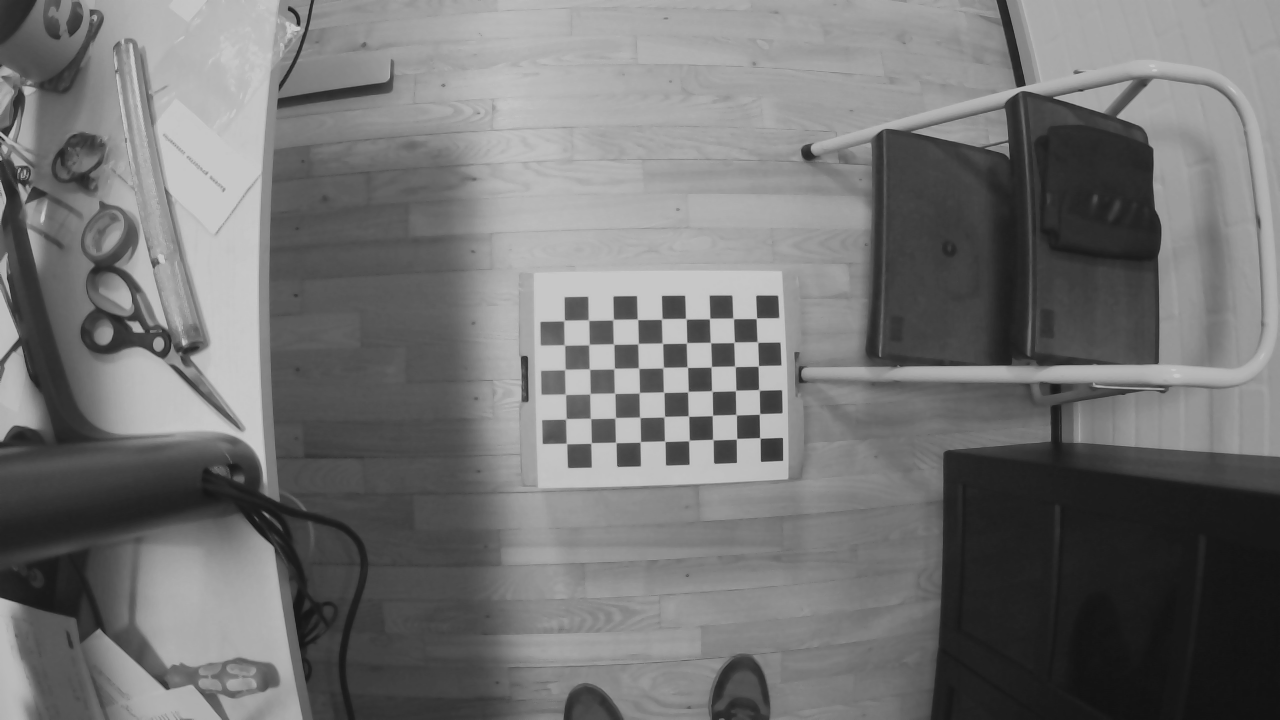
#> input picture week4/project/mynteye/left-0001.png, 1280 x 720 px, given as the content of the folder rs, which was not available
$ jupyter execute --allow-errors rs.ipynb   (older library calls are emulated)
#> lines starting #> are read from the running program, lines starting #| are printed output that depends on the picture; after the words box and inside, x2 and y2 are one past the last pixel; in counts of white or black regions, pixels touching at a corner belong together; pictures that were not available may be replaced by others from this repository, and a replacement may not be noted
[cell 1]
import glob
import matplotlib.pyplot as plt
import cv2
import numpy as np

[cell 2]
# [10 lines of commented-out code are left out]

[cell 3]
img_files = glob.glob('rs/left*')

# prepare object points, like (0,0,0), (1,0,0), (2,0,0) ....,(6,5,0)
objp = np.zeros((9*6,3), np.float32)
objp[:,:2] = np.mgrid[0:6,0:9].T.reshape(-1,2)

# termination criteria
criteria = (cv2.TERM_CRITERIA_EPS + cv2.TERM_CRITERIA_MAX_ITER, 30, 0.001)

# Arrays to store object points and image points from all the images.
left_objpoints = [] # 3d point in real world space
left_imgpoints = [] # 2d points in image plane.

for fname in img_files:
    img = cv2.imread(fname)
#> img is the input picture: shape (720, 1280, 3); min 18, max 201, mean 115.2
    gray = cv2.cvtColor(img, cv2.COLOR_BGR2GRAY)
    # Find the chess board corners
    ret, corners = cv2.findChessboardCorners(gray, (6,9), None)
#> ret = True; corners = 54 rows, first 8: [756.3, 318.3], [757.7, 342.3], [758.3, 365.8], [759, 389.9], [759.5, 414], [760, 438], [733.5, 318.6], [734, 342.3]
    # If found, add object points, image points (after refining them)
    if ret == True:
        left_objpoints.append(objp)
        corners2 = cv2.cornerSubPix(gray, corners, (11,11), (-1,-1), criteria)
#> corners2 = 54 rows, first 8: [756.4, 318.3], [757.4, 342], [758.3, 365.9], [758.9, 389.9], [759.5, 413.9], [759.9, 437.9], [733.2, 318.4], [734.1, 342.3]
        left_imgpoints.append(corners)
        # Draw and display the corners
        cv2.drawChessboardCorners(img, (6,9), corners2, ret)
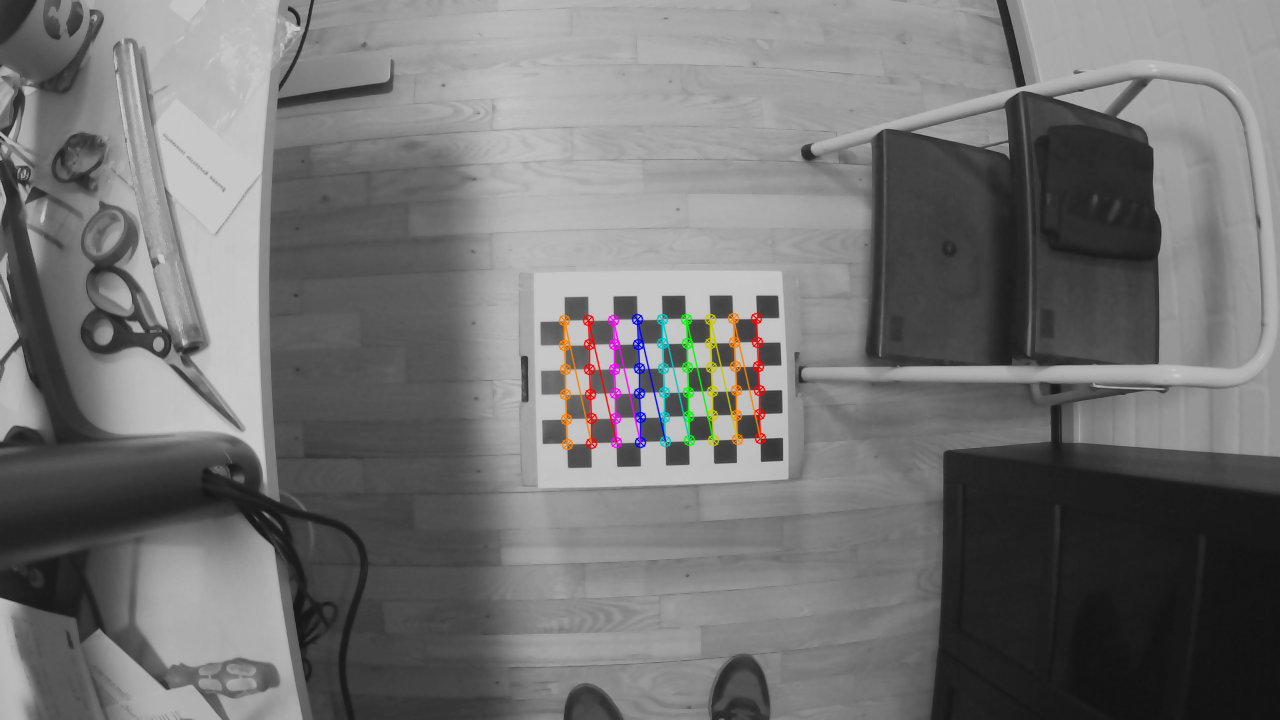
#> img: shape (720, 1280, 3); 1.11% of pixels changed, all inside (x1, y1, x2, y2) = (558, 312, 767, 451)
plt.figure(figsize=(10,10))
plt.imshow(img)

[cell 4]
ret, mtx, dist, rvecs, tvecs = cv2.calibrateCamera(left_objpoints, left_imgpoints, gray.shape[::-1], None, None)
#> ret = 0.07; mtx = [[630.7, 0, 588.9], [0, 631.1, 382.7], [0, 0, 1]]; dist = [[-0.456, 1.9, -0.00547, 0.0186, -7.97]]; rvecs = ([-0.0623, 8.18e-05, 1.55],); tvecs = ([6.97, -2.69, 25.92],)

[cell 5]
left_ret, left_mtx, left_dist, left_rvecs, left_tvecs = ret, mtx, dist, rvecs, tvecs
#> left_ret = 0.07; left_mtx = [[630.7, 0, 588.9], [0, 631.1, 382.7], [0, 0, 1]]; left_dist = [[-0.456, 1.9, -0.00547, 0.0186, -7.97]]; left_rvecs = ([-0.0623, 8.18e-05, 1.55],); left_tvecs = ([6.97, -2.69, 25.92],)
img = cv2.imread(img_files[0])
h,  w = img.shape[:2]
#> h = 720; w = 1280
left_newcameramtx,left_roi = cv2.getOptimalNewCameraMatrix(mtx, dist, (w,h), 1, (w,h))
#> left_newcameramtx = [[630.7, 0, 588.9], [0, 631.1, 382.7], [0, 0, 1]]; left_roi = (0, 0, 1279, 719)
left_newcameramtx,left_roi
#> Out = ([[630.7, 0, 588.9], [0, 631.1, 382.7], [0, 0, 1]], (0, 0, 1279, 719))

[cell 6]
np.savez('left.npz',left_mtx,left_dist,left_newcameramtx,left_roi)

[cell 7]
img = cv2.imread('rs/left-0000.png')
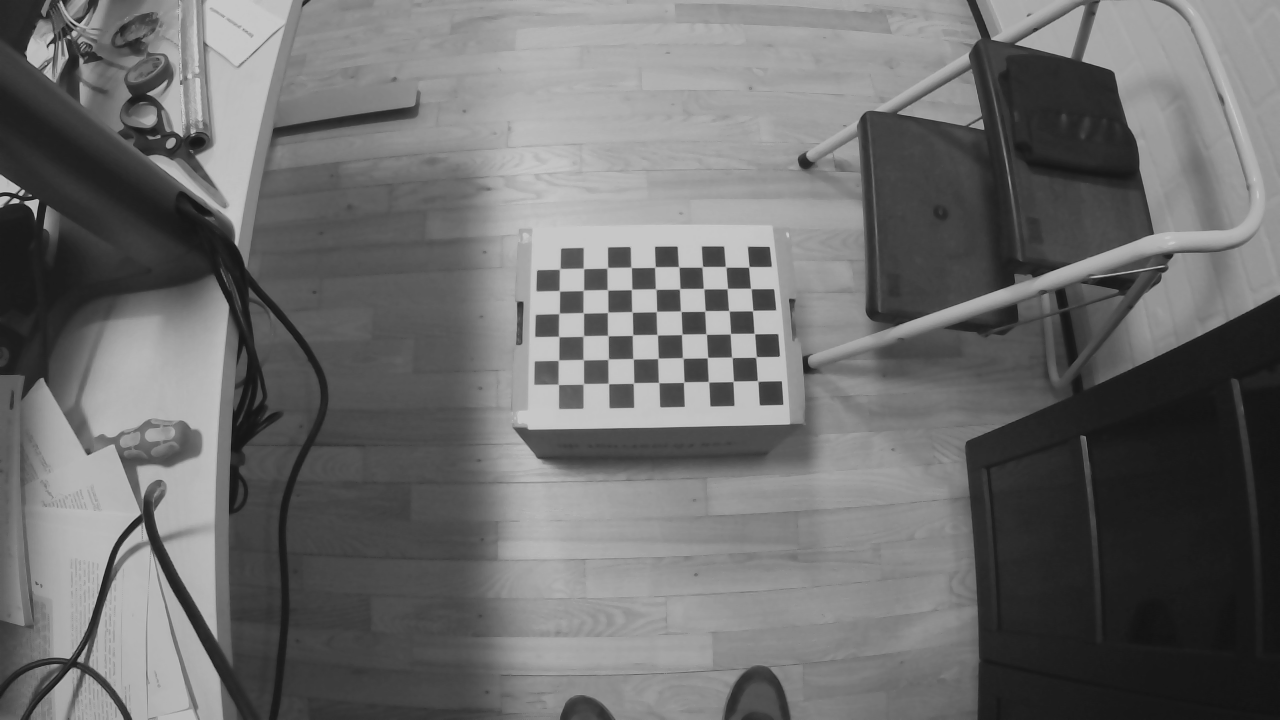
#> input picture week4/project/mynteye/left-0000.png, 1280 x 720 px, given as the content of the folder rs, which was not available
#> img is the input picture: shape (720, 1280, 3); min 18, max 201, mean 109.2
# undistort
dst = cv2.undistort(img, mtx, dist, None, left_newcameramtx)
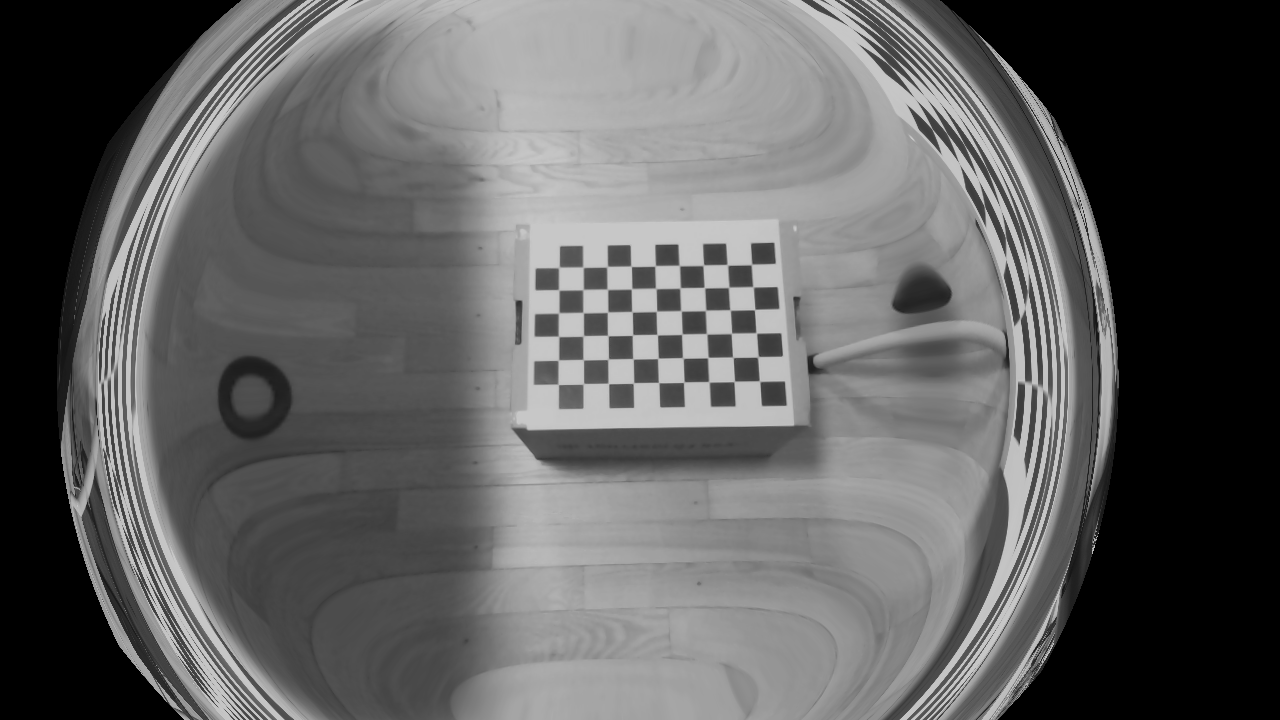
#> dst: shape (720, 1280, 3); min 0, max 201, mean 96.3
# crop the image
x, y, w, h = left_roi
#> x = 0; y = 0; w = 1279; h = 719
dst = dst[y:y+h, x:x+w]
#> dst: shape (719, 1279, 3)
plt.figure(1,figsize=(10,10))
plt.imshow(dst)
plt.figure(2,figsize=(10,10))
plt.imshow(img)

[cell 8]
img_files = glob.glob('rs/right*')

# prepare object points, like (0,0,0), (1,0,0), (2,0,0) ....,(6,5,0)
objp = np.zeros((9*6,3), np.float32)
objp[:,:2] = np.mgrid[0:6,0:9].T.reshape(-1,2)

# termination criteria
criteria = (cv2.TERM_CRITERIA_EPS + cv2.TERM_CRITERIA_MAX_ITER, 30, 0.001)

# Arrays to store object points and image points from all the images.
right_objpoints = [] # 3d point in real world space
right_imgpoints = [] # 2d points in image plane.

for fname in img_files:
    img = cv2.imread(fname)
    gray = cv2.cvtColor(img, cv2.COLOR_BGR2GRAY)
    # Find the chess board corners
    ret, corners = cv2.findChessboardCorners(gray, (6,9), None)
    # If found, add object points, image points (after refining them)
    if ret == True:
        right_objpoints.append(objp)
        corners2 = cv2.cornerSubPix(gray, corners, (11,11), (-1,-1), criteria)
        right_imgpoints.append(corners)
        # Draw and display the corners
        cv2.drawChessboardCorners(img, (6,9), corners2, ret)
plt.figure(figsize=(10,10))
plt.imshow(img)

#> (a cell that did not finish here is left out)

[cell 10]
right_ret, right_mtx, right_dist, right_rvecs, right_tvecs = ret, mtx, dist, rvecs, tvecs
#> right_ret = 0.07; right_mtx = [[630.7, 0, 588.9], [0, 631.1, 382.7], [0, 0, 1]]; right_dist = [[-0.456, 1.9, -0.00547, 0.0186, -7.97]]; right_rvecs = ([-0.0623, 8.18e-05, 1.55],); right_tvecs = ([6.97, -2.69, 25.92],)
#> (the rest of this cell did not finish here and is left out)

#> (a cell that did not finish here is left out)

[cell 12]
img = cv2.imread('rs/right-0000.png')
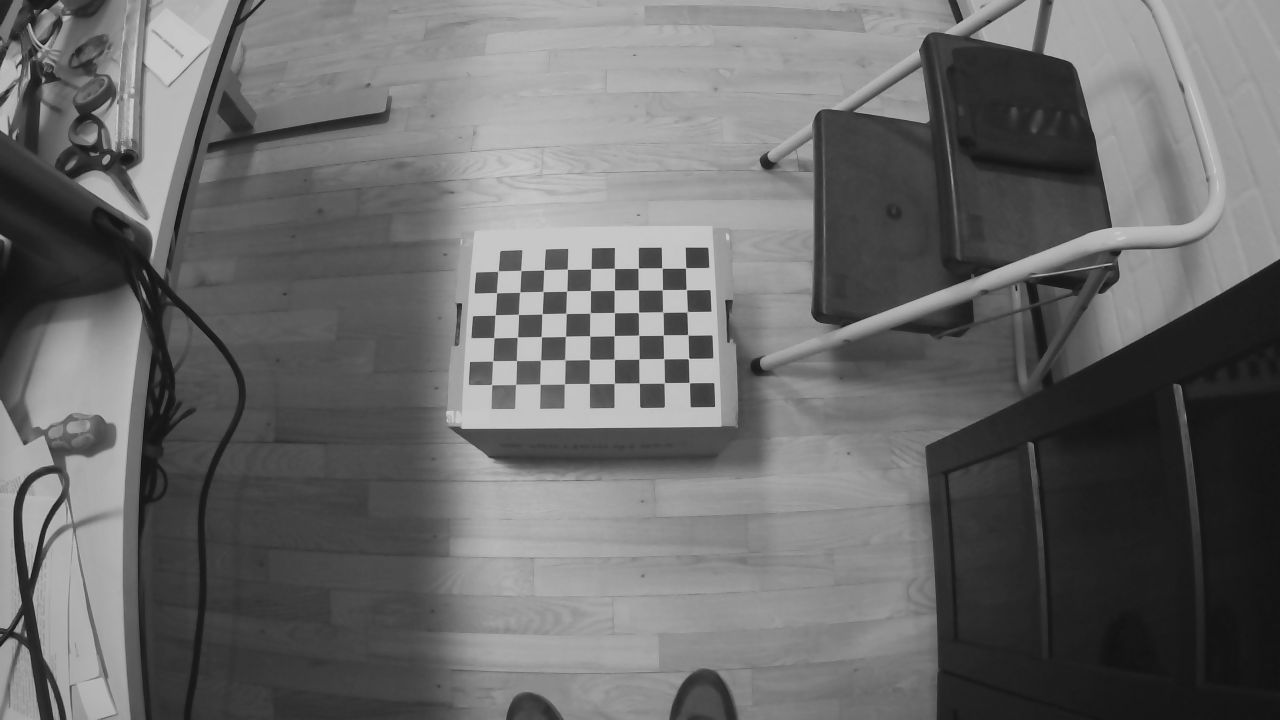
#> input picture week4/project/mynteye/right-0000.png, 1280 x 720 px, given as the content of the folder rs, which was not available
#> img is the input picture: shape (720, 1280, 3); min 17, max 201, mean 105.9
# undistort
#> (the rest of this cell did not finish here and is left out)

[cell 13]
h, w = img.shape[:2]
#> h = 720; w = 1280
